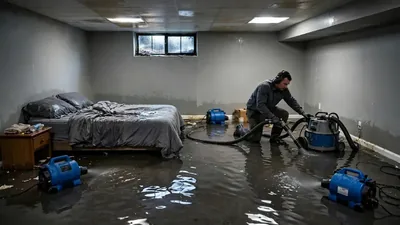
#> input picture images/body/basement-flooding-cleanup-1-400.webp, 400 x 225 px; its folder holds only this picture in this run
$ python img-opt-trial.py
#> lines starting #> are read from the running program, lines starting #| are printed output that depends on the picture
#!/usr/bin/env python3
"""SEO FIX 1 P3-8 trial: re-encode the 10 largest webp images at q75 with PIL
and report size + perceptual diff. Writes candidates to qa/img-opt/ for
side-by-side viewing; does NOT touch public/ — the coordinator decides
which (if any) to adopt after viewing them full-size.
Usage: python3 qa/img-opt-trial.py"""
import os, math
from PIL import Image

ROOT = os.path.expanduser("~/workspace/midvale-water-damage")
OUT = os.path.join(ROOT, "qa/img-opt")
os.makedirs(OUT, exist_ok=True)

# 10 largest webp under public/images
cands = []
for dp, _, fns in os.walk(os.path.join(ROOT, "public/images")):
    for f in fns:
        if f.endswith(".webp"):
            p = os.path.join(dp, f)
            cands.append((os.path.getsize(p), p))
#> pass 2 of the loop `for dp, _, fns in os.walk(os.path.join(ROOT, "public/images")):`:
cands.sort(reverse=True)
top = cands[:10]

def rms_diff(a: Image.Image, b: Image.Image) -> float:
    a2 = a.convert("RGB").resize((200, 112))
    b2 = b.convert("RGB").resize((200, 112))
    pa, pb = list(a2.getdata()), list(b2.getdata())
    s = 0.0
    for x, y in zip(pa, pb):
        s += sum((i - j) ** 2 for i, j in zip(x, y))
    return math.sqrt(s / (len(pa) * 3))

print(f"{'file':55s} {'orig':>8s} {'q75':>8s} {'save%':>6s} {'rms':>6s}")
for size, path in top:
    rel = os.path.relpath(path, os.path.join(ROOT, "public/images"))
    im = Image.open(path)
#> im is the input picture: PIL image 400x225 RGB; mean R, G, B 80.1, 81.6, 80.1
    dst = os.path.join(OUT, rel.replace("/", "__"))
    im.save(dst, "WEBP", quality=75, method=6)
    new = os.path.getsize(dst)
    im2 = Image.open(dst)
    print(f"{rel:55s} {size:8d} {new:8d} {100*(size-new)/size:5.1f}% {rms_diff(im, im2):6.2f}")
#> in rms_diff, `a2 = a.convert("RGB").resize((200, 112))`:
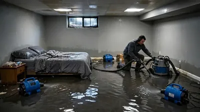
#> a2: PIL image 200x112 RGB; mean R, G, B 80.1, 81.6, 80.1
#> the loop in rms_diff, `for x, y in zip(pa, pb):` made 22400 passes
#> (x, y, s) on passes 1 to 3: ((14, 14, 14), (15, 15, 15), 3), ((14, 14, 14), (17, 17, 17), 30), ((19, 19, 19), (20, 20, 20), 33)
#> after the loop in rms_diff, `for x, y in zip(pa, pb):`: s = 324355
#| ../../../../t0/images/body/basement-flooding-cleanup-1-400.webp    13884    11016  20.7%   2.20
#> pass 2 of the loop `for size, path in top:`:
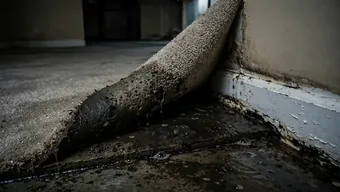
#> input picture images/cards/basement-flooding-cleanup-340.webp, 340 x 192 px
#> im is the input picture: PIL image 340x192 RGB; mean R, G, B 59, 58.7, 53.7
#> im2: PIL image 340x192 RGB
#> in rms_diff (call 2), `a2 = a.convert("RGB").resize((200, 112))`:
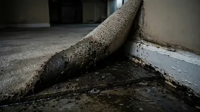
#> a2: PIL image 200x112 RGB; mean R, G, B 59, 58.7, 53.7
#> the loop in rms_diff (call 2), `for x, y in zip(pa, pb):` made 22400 passes
#> (x, y, s) on passes 1 to 3: ((6, 7, 2), (7, 8, 3), 3), ((6, 7, 2), (7, 8, 3), 6), ((6, 7, 2), (7, 8, 3), 9)
#> after the loop in rms_diff (call 2), `for x, y in zip(pa, pb):`: s = 313165
#| ../../../../t0/images/cards/basement-flooding-cleanup-340.webp    11818     9322  21.1%   2.16
print("candidates in", OUT)
